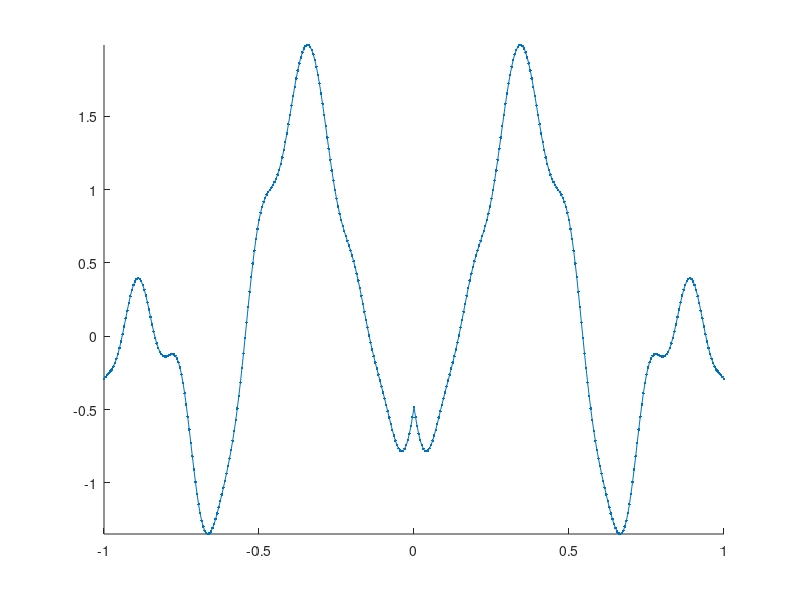

Write the MATLAB code that produced this figure.
% clear
% clc
% format compact

% GP example as shown in mathemathicalmond 19.3 video GP_1d
% choose kernel (covariance function)
alpha = 100;
beta = 5;
kernel = 6;
switch kernel
    case 1; k = @(x,y) alpha*x'*y; % linear
    case 2; k = @(x,y) alpha*min(x,y); % brownian
    case 3; k = @(x,y) exp(-alpha*(x-y)'*(x-y)); % squared exponential
    case 4; k = @(x,y) exp(-alpha*sqrt((x-y)'*(x-y))); % ornstein-Uhlenbeck
    case 5; k = @(x,y) exp(-alpha*sin(beta*pi*(x-y))^2); % periodic 
    case 6; k = @(x,y) exp(-alpha*min(abs(x-y),abs(x+y))^2); % symmetric
end

% choose points which to sample
x = (-1:0.005:1);
n = length(x);

% constrcut covaraince matrix
C = zeros(n,n);
for ii = 1:n
    for jj = 1:n
        C(ii,jj) = k(x(ii),x(jj));
    end
end

% sample from the GP at these points
u = randn(n,1);
[A,S,B] = svd(C);
z = A*sqrt(S)*u;

% plot
figure(2);
hold on
plot(x,z,'.-');
axis([-1,1,-inf,inf])